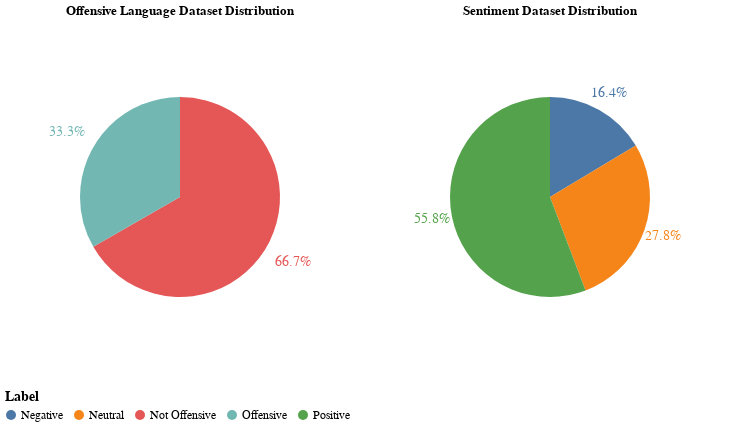

The notebook cell saved with this chart:
### Code cell
combined_chart = (offensive_chart | sentiment_chart).configure_legend(
    orient='bottom',
    direction='horizontal',
    titleFontSize=14,
    labelFontSize=12,
    labelLimit=300
)

combined_chart.show()

### Figure 1 — Vega-Lite specification as saved in the notebook (floating-point values rounded to 4 significant figures)
{"config": {"view": {"continuousWidth": 300, "continuousHeight": 300}, "legend": {"direction": "horizontal", "labelFontSize": 12, "labelLimit": 300, "orient": "bottom", "titleFontSize": 14}}, "hconcat": [{"layer": [{"mark": {"type": "arc", "outerRadius": 100}, "encoding": {"color": {"field": "label", "legend": {"orient": "bottom"}, "title": "Label", "type": "nominal"}, "theta": {"field": "count", "stack": true, "type": "quantitative"}, "tooltip": [{"field": "label", "type": "nominal"}, {"field": "count", "type": "quantitative"}, {"field": "percent", "format": ".1%", "type": "quantitative"}]}}, {"mark": {"type": "text", "color": "black", "radius": 130, "size": 14}, "encoding": {"color": {"field": "label", "legend": {"orient": "bottom"}, "title": "Label", "type": "nominal"}, "text": {"field": "percent_label", "type": "nominal"}, "theta": {"field": "count", "stack": true, "type": "quantitative"}, "tooltip": [{"field": "label", "type": "nominal"}, {"field": "count", "type": "quantitative"}, {"field": "percent", "format": ".1%", "type": "quantitative"}]}}], "data": {"name": "data-2f3cacd160f5864176c828b8e19f0722"}, "height": 350, "title": "Offensive Language Dataset Distribution", "width": 350}, {"layer": [{"mark": {"type": "arc", "outerRadius": 100}, "encoding": {"color": {"field": "labels", "legend": {"orient": "bottom"}, "title": "Label", "type": "nominal"}, "theta": {"field": "count", "stack": true, "type": "quantitative"}, "tooltip": [{"field": "labels", "type": "nominal"}, {"field": "count", "title": "Total", "type": "quantitative"}, {"field": "percent", "format": ".1%", "title": "Percent", "type": "quantitative"}, {"field": "avg_len", "format": ".1f", "title": "Avg Length", "type": "quantitative"}]}}, {"mark": {"type": "text", "color": "black", "radius": 120, "size": 14}, "encoding": {"color": {"field": "labels", "legend": {"orient": "bottom"}, "title": "Label", "type": "nominal"}, "text": {"field": "percent_label", "type": "nominal"}, "theta": {"field": "count", "stack": true, "type": "quantitative"}, "tooltip": [{"field": "labels", "type": "nominal"}, {"field": "count", "title": "Total", "type": "quantitative"}, {"field": "percent", "format": ".1%", "title": "Percent", "type": "quantitative"}, {"field": "avg_len", "format": ".1f", "title": "Avg Length", "type": "quantitative"}]}}], "data": {"name": "data-c82b4cbb1b2faa43bb02449f5f87093e"}, "height": 350, "title": "Sentiment Dataset Distribution", "width": 350}], "$schema": "https://vega.github.io/schema/vega-lite/v5.20.1.json", "datasets": {"data-2f3cacd160f5864176c828b8e19f0722": [{"label": "Not Offensive", "count": 13340, "percent": 0.667, "percent_label": "66.7%"}, {"label": "Offensive", "count": 6660, "percent": 0.333, "percent_label": "33.3%"}], "data-c82b4cbb1b2faa43bb02449f5f87093e": [{"labels": "Negative", "count": 305, "avg_len": 12.07, "percent": 0.1641, "percent_label": "16.4%"}, {"labels": "Neutral", "count": 517, "avg_len": 12.28, "percent": 0.2781, "percent_label": "27.8%"}, {"labels": "Positive", "count": 1037, "avg_len": 10.55, "percent": 0.5578, "percent_label": "55.8%"}]}}
